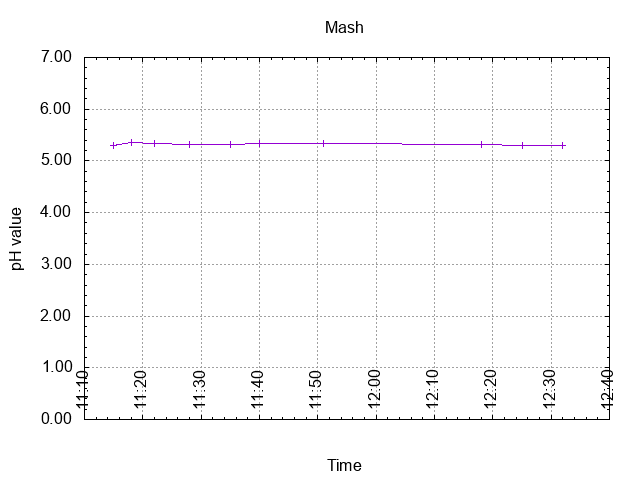

Reproduce this figure in gnuplot.
# setup graph
set term png
output_file = "mash_ph.png"
set output output_file
set title "Mash"
set style data linespoints
# format Y-axis
set ylabel "pH value"
set format y "%.2f"
set yrange [0:7]
set grid y
set ytics 1
set mytics 5
# format X-axis
set xlabel "Time"
set grid x
set xtics offset 0,1.0 rotate by 90
set autoscale x
set xdata time
set timefmt "%d-%m-%Y  %H:%M"
set format x "%H:%M"
# plot the graph
plot "mash_ph.data" using 1:3 title ""
# set output back to default
set output
# reset terminal type
set terminal pop
